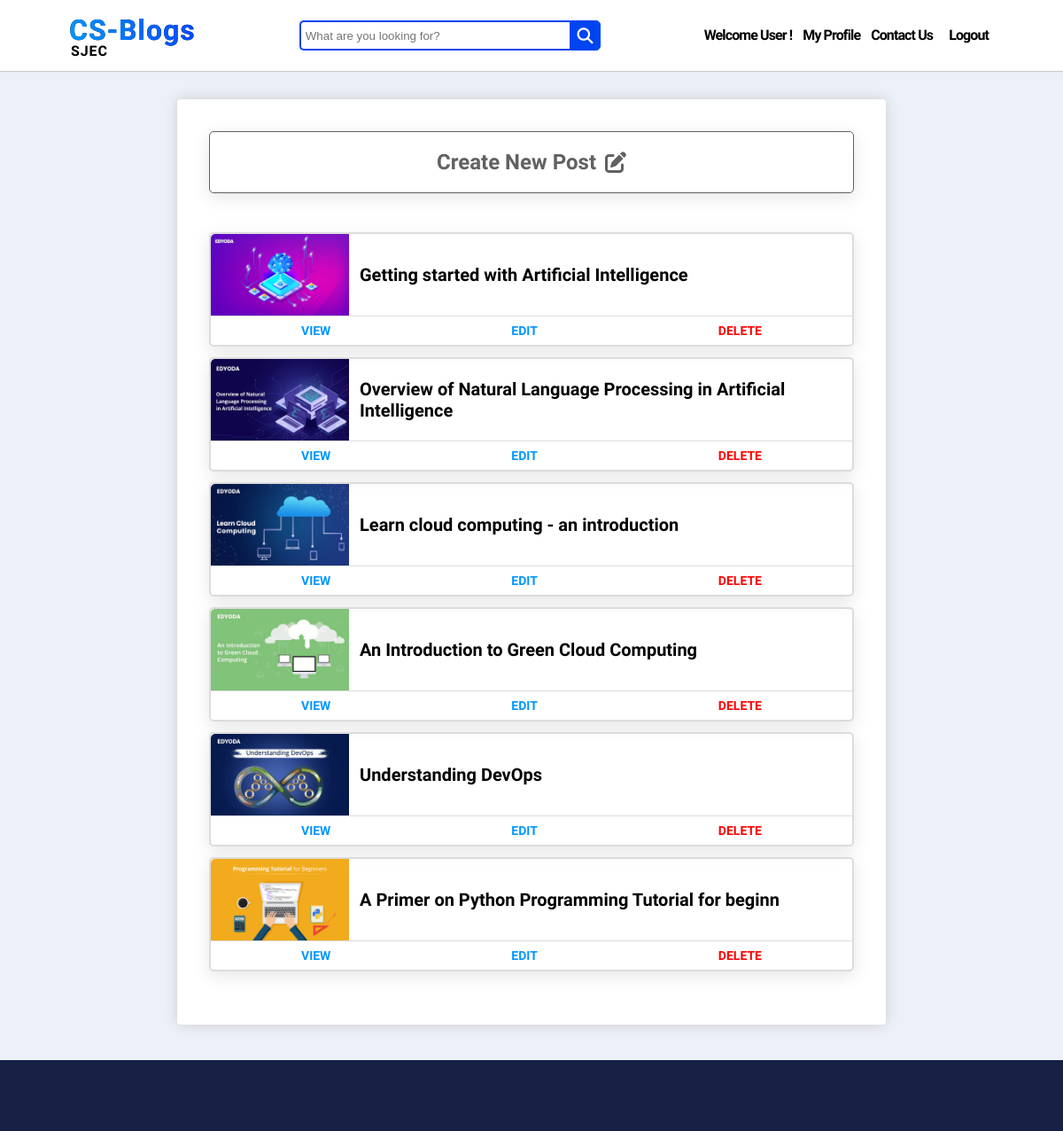
The page /accounts/my-posts (signed in) on the database as committed earlier.
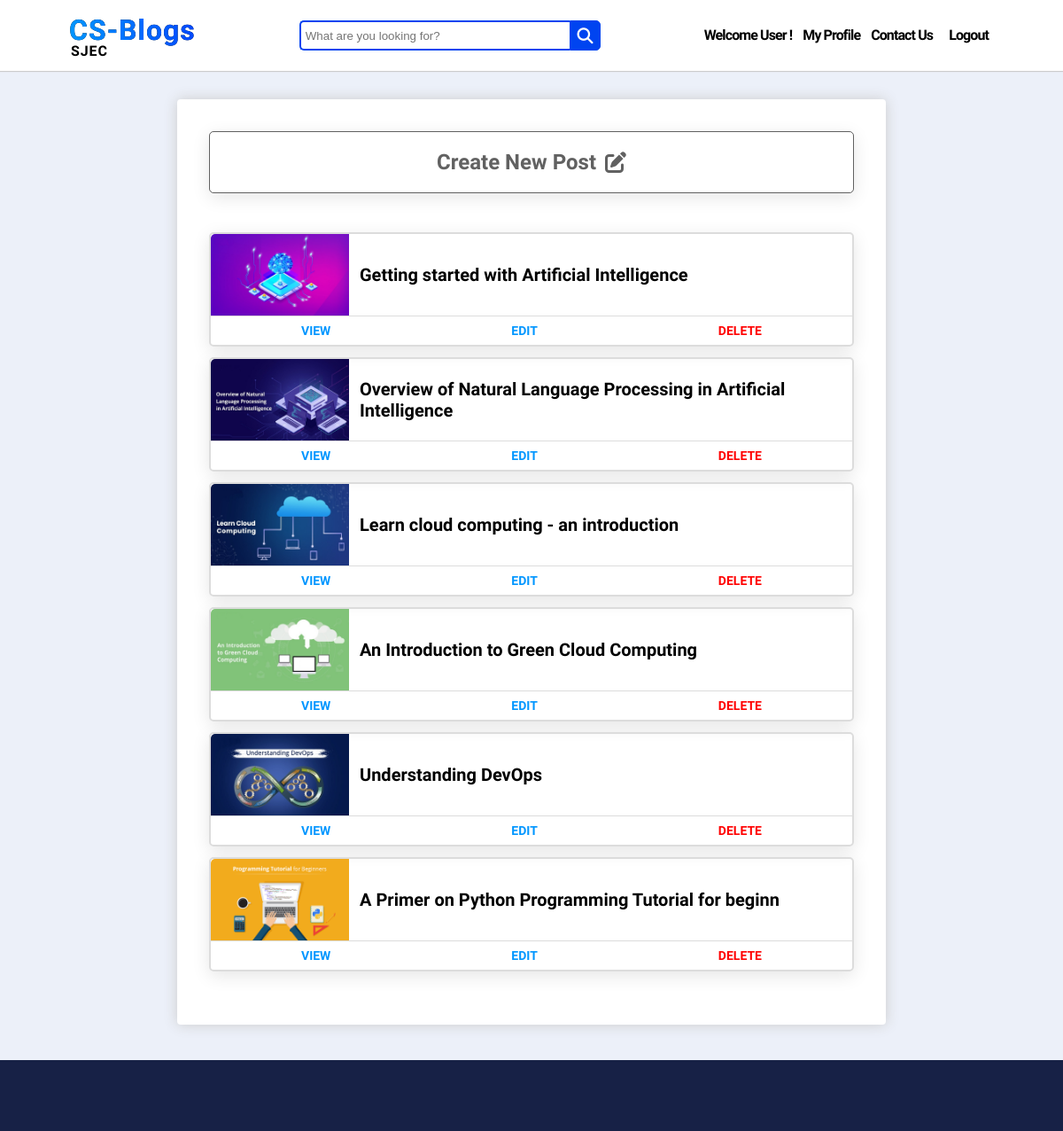
The same page on the database as committed later.
### blog/models.py (models this page shows, shortened)
class Post(models.Model):
    statuses = [
        ('D', 'Draft'),
        ('P', 'Publish')
    ]
    title = models.CharField(max_length=120, unique=True)
    slug = models.CharField(max_length=60, unique=True, blank=True)
    content = tinymce_models.HTMLField()
    status = models.CharField(max_length=1, choices=statuses, default= 'D')
    category = models.ForeignKey(Category, on_delete=models.CASCADE)
    author = models.ForeignKey(MyUser, on_delete=models.CASCADE)
    image = models.ImageField(upload_to='blog/post', default="post-default.jpg")
    date = models.DateField(auto_now=True)

### account/views.py (the view)
# urls.py: path('my-posts', MyPostsView.as_view(), name="my-posts"),
class MyPostsView(LoginRequiredMixin, ListView):
    login_url = "/accounts/login"
    model = MyUser
    context_object_name = "user"
    template_name = "account/my_posts.html"
    def get_context_data(self, *args, **kwargs):
        context = super().get_context_data()
        user = MyUser.objects.get(username = self.request.user)
        context['posts'] = user.post_set.all()
        return context

### account/templates/account/my_posts.html (shortened to what this page needs)
{% extends "blog/base.html" %}
{% load static %}
{% block extra_head %}
    <link href="{% static 'account/css/my_posts.css' %}" rel="stylesheet" type="text/css">
{% endblock %}
{% block content %}
<br>
<br>
<br>
<br>
    <div id="outer-wrapper">
        <div id="inner-wrapper">
            <div id="create-post">
                <a href="{% url 'post-create' %}"><h2>Create New Post</h2></a>
                <i class="fas fa-edit"></i>
            </div>
            <div id="cards-container">
                {% for post in posts reversed %}
                <div id="card">
                    <div id="card-inner-upper">
                        <div id="post-image">
                            <img src="{{ post.image.url }}" alt="Post Cover">
                        </div>
                        <div id="post-content">
                            <h3>{{ post.title }}</h3>
                        </div>
                    </div>
                    <div id="card-inner-lower">
                        <a href="{% url 'post-detail' post.slug %}">VIEW</a>
                        <a href="{% url 'post-update' post.slug %}">EDIT</a>
                        <a href="{% url 'post-delete' post.slug %}" style="color: red;">DELETE</a>
                    </div>
                </div>
                {% endfor %}
            </div>
        </div>
    </div>
{% endblock %}

Rows that differ between the two databases and show on the page:
changed Post "Getting started with Artificial Intelligence": image: a different picture
changed Post "Overview of Natural Language Processing in Artificial Intelligence": image: a different picture
changed Post "Learn cloud computing - an introduction": image: a different picture
changed Post "An Introduction to Green Cloud Computing": image: a different picture
changed Post "Understanding DevOps": image: a different picture
